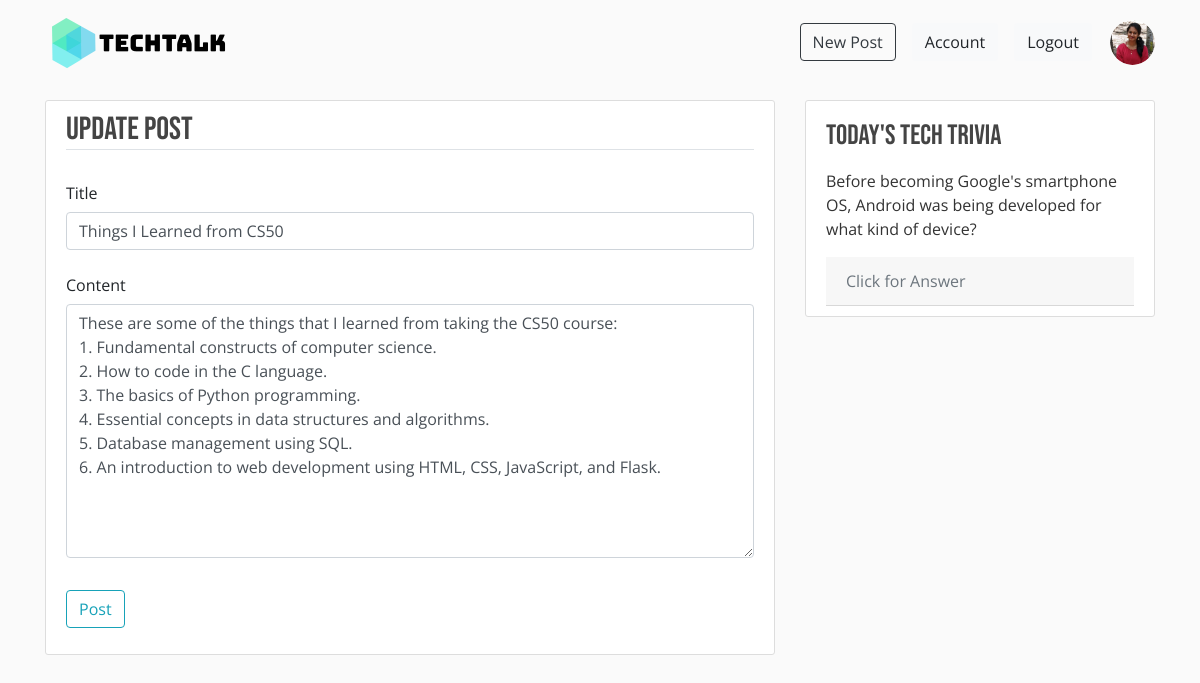
/post/19/update (signed in), run on the app's committed database.
### techtalk/models.py (models this page shows, shortened)
class User(db.Model, UserMixin):
    id = db.Column(db.Integer, primary_key=True)
    username = db.Column(db.String(20), unique=True, nullable=False)
    email = db.Column(db.String(120), unique=True, nullable=False)
    image_file = db.Column(db.String(20), nullable=False, default='default.jpg')
    password = db.Column(db.String(60), nullable=False)
    posts = db.relationship('Post', backref='author', lazy=True)

class Post(db.Model):
    id = db.Column(db.Integer, primary_key=True)
    title = db.Column(db.String(100), nullable=False)
    date_posted = db.Column(db.DateTime, nullable=False, default=datetime.utcnow)
    content = db.Column(db.Text, nullable=False)
    user_id = db.Column(db.Integer, db.ForeignKey('user.id'), nullable=False)

### techtalk/posts/routes.py (the view)
@posts.route("/post/<int:post_id>/update", methods=['GET', 'POST'])
@login_required
def update_post(post_id):
    post = Post.query.get_or_404(post_id)
    if post.author != current_user:
        abort(403)
    form = PostForm()
    if form.validate_on_submit():
        post.title = form.title.data
        post.content = form.content.data
        db.session.commit()
        flash('Your post has been updated successfully!', 'success')
        return redirect(url_for('posts.post', post_id=post.id))
    elif request.method == 'GET':
        form.title.data = post.title
        form.content.data = post.content
    return render_template('create_post.html', title='Update Post', form=form, heading='Update Post')

### techtalk/posts/forms.py
class PostForm(FlaskForm):
    title = StringField('Title', validators=[DataRequired()])
    content = TextAreaField('Content', validators=[DataRequired()])
    submit = SubmitField('Post')

### techtalk/models.py (called while the page is built)
@login_manager.user_loader
def load_user(user_id):
    return User.query.get(int(user_id))

### techtalk/templates/create_post.html (shortened to what this page needs)
{% extends "layout.html" %}
{% block content %}
<div class="content-section">
    <form method="post" action="">
        <fieldset class="form-group">
            <h2 class="border-bottom mb-4">{{ heading }}</h2>
            <div class="form-group">
                {{ form.title.label(class="form-control-plaintext") }}
                {% if form.title.errors %}
                {{ form.title(class="form-control is-invalid") }}
                <div class="invalid-feedback">
                    {% for error in form.title.errors %}
                    <span>{{ error }}</span>
                    {% endfor %}
                </div>
                {% else %}
                {{ form.title(class="form-control") }}
                {% endif %}
            </div>
            <div class="form-group">
                {{ form.content.label(class="form-control-plaintext") }}
                {% if form.content.errors %}
                {{ form.content(class="form-control is-invalid") }}
                <div class="invalid-feedback">
                    {% for error in form.content.errors %}
                    <span>{{ error }}</span>
                    {% endfor %}
                </div>
                {% else %}
                {{ form.content(class="form-control", rows="10") }}
                {% endif %}
            </div>
        </fieldset>
        <div class="form-group">
            {{ form.submit(class="btn btn-outline-info") }}
        </div>
    </form>
</div>
{% endblock content %}

### techtalk/templates/layout.html (shortened to what this page needs)
<!DOCTYPE html>
<html>
<head>
    <link rel="stylesheet" href="https://stackpath.bootstrapcdn.com/bootstrap/4.5.2/css/bootstrap.min.css"
>
    <link rel="stylesheet" href="{{ url_for('static', filename='main.css') }}">
</head>
<body>
    <header class="site-header mb-3">
        <nav class="navbar navbar-expand-md navbar-light bg-steel">
            <div class="container">
                <a class="navbar-brand mr-4" href="/"><img src="{{ url_for('static', filename='logo.png') }}"></a>
                <div class="collapse navbar-collapse" id="navbarToggle">
                    <div class="navbar-nav ml-auto">
                        {% if current_user.is_authenticated %}
                        <a class="nav-item m-2" href="{{ url_for('posts.create_post') }}">
                            <button type="button" class="btn btn-outline-dark">New Post</button>
                        </a>
                        <a class="nav-item m-2" href="{{ url_for('users.account') }}">
                            <button type="button" class="btn btn-light">Account</button>
                        </a>
                        <a class="nav-item m-2" href="{{ url_for('users.logout') }}">
                            <button type="button" class="btn btn-light">Logout</button>
                        </a>
                        <a href="{{ url_for('users.user_posts', username=current_user.username) }}">
                            <img src="{{ url_for('static', filename='profile_pics/' + current_user.image_file) }}" class="rounded-circle user-img">
                        </a>
                        {% endif %}
                    </div>
                </div>
            </div>
        </nav>
    </header>
    <main role="main" class="container">
        <div class="row">
            <div class="col-md-8">
                {% block content %}{% endblock %}
            </div>
            <div class="col-md-4">
                <div class="content-section">
                    <h3 class="mt-2 mb-3">Today's Tech Trivia</h3>
                    <p>Before becoming Google's smartphone OS, Android was being developed for what kind of device?</p>
                    <div class="card-header" id="triviaHeading" style="cursor: pointer">
                          <p class="text-muted text-left mb-0" data-toggle="collapse" data-target="#triviaCollapse" aria-expanded="true" aria-controls="triviaCollapse">
                            Click for Answer
                          </p>
                      </div>
                    </div>
                </div>
            </div>
    </main>
</body>
</html>

### techtalk/static/main.css (style rules this page uses)
* { font-family: 'Open Sans', sans-serif; }
body { background: #fafafa; color: #333333; }
h1, h2, h3, h4, h5, h6 { color: #444444; font-family: 'Bebas Neue', cursive; }
a { color: #00AAB3; }
.bg-steel { background-color: #fafafa; }
.content-section { background: #ffffff; padding: 10px 20px; border: 1px solid #dddddd; border-radius: 3px; margin-bottom: 20px; }
.user-img { height: 45px; width: 45px; margin: 5px 0 0 10px; }

### data on the page
User: image_file (picture)
Post: title "Things I Learned from CS50", content "These are some of the things that I learned from taking the CS50 course: 1. Fundamental constructs of computer science. 2. How to code in the C language. 3. The basics of Python programming. 4. Essential concepts in data structures and algorithms. 5. Database management using SQL. 6. An introduction to web development using HTML, CSS, JavaScript, and Flask."

### other printed values
{{ heading }} "Update Post"
